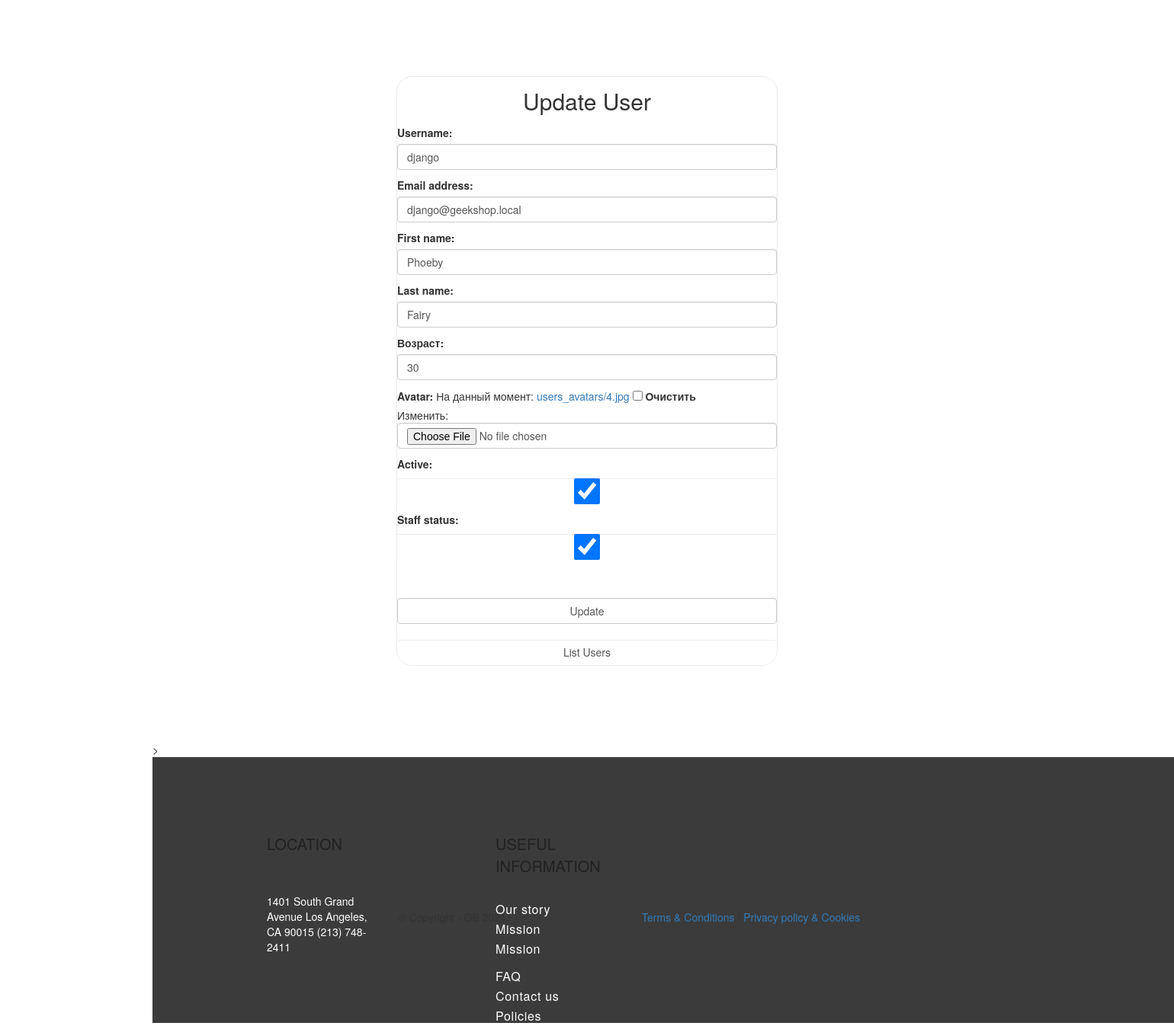
Page /myadmin/user/update/1 (signed in) on the committed database.
### authapp/models.py (models this page shows)
class ShopUser(AbstractUser):
    avatar = models.ImageField(upload_to='users_avatars', blank=True)
    age = models.PositiveIntegerField(verbose_name='возраст', null=True)

### myadminapp/views.py (the view)
# urls.py: path('user/update/<int:pk>', myadminapp.user_update, name='user_update'),
@user_passes_test(lambda x: x.is_superuser)
def user_update(request, pk):
    user = get_object_or_404(ShopUser, pk=pk)
    if request.method == 'POST':
        user_form = AdminShopUserUpdateForm(request.POST, request.FILES, instance=user)
        if user_form.is_valid():
            user_form.save()
            return HttpResponseRedirect(reverse('myadmin:index'))
    else:
        user_form = AdminShopUserUpdateForm(instance=user)
    context = {
        'title': 'Update User',
        'form': user_form,
    }
    return render(request, 'myadminapp/user_update.html', context)

### myadminapp/forms.py (shortened to what this page needs)
class AdminShopUserUpdateForm(UserChangeForm):
    class Meta:
        model = ShopUser
        fields = ('username', 'password', 'email', 'first_name',
                  'last_name', 'age', 'avatar', 'is_active', 'is_staff')
    def __init__(self, *args, **kwargs):
        super().__init__(*args, **kwargs)
        for field_name, field in self.fields.items():
            field.widget.attrs['class'] = 'form-control'
            field.help_text = ''
            if field_name == 'password':
                field.widget = forms.HiddenInput()

### myadminapp/templates/myadminapp/user_update.html (shortened to what this page needs)
{% extends 'myadminapp/base.html' %}
{% load staticfiles %}
{% block container %}
    <div class="login">
        <div class="h2 text-center head">Update User </div>
            <form class="form-horizontal" method="post" enctype="multipart/form-data">
                {{ form.as_p }}
                <br>
                <input class="form-control" type="submit" value="Update">
            </form>
        <a href="{% url 'myadmin:index' %}"  class="btn btn-round form-control"> List Users  </a>
    </div>>
{% endblock %}

### static/css/style.css (style rules this page uses)
* { margin: 0; padding: 0; }
body { font-family: 'Open Sans', sans-serif; }
.login { background: #fff; border: 1px solid #eaeaea; border-radius: 20px; overflow: hidden; width: 28em; min-width: 500px; margin: 100px auto; position: relative; display: block; }
.login .head { margin: 15px auto; }
.login .form-control[type="submit"] { margin: 20px auto; }
.login form { margin-bottom: 10px; }

### rows in the picture
ShopUser: username "django", email "django@geekshop.local", first_name "Phoeby", last_name "Fairy", age "30", is_active "☑", is_staff "☑"
